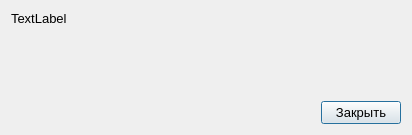
<?xml version="1.0" encoding="UTF-8"?>
<ui version="4.0">
 <class>Dialog</class>
 <widget class="QDialog" name="Dialog">
  <property name="geometry">
   <rect>
    <x>0</x>
    <y>0</y>
    <width>412</width>
    <height>135</height>
   </rect>
  </property>
  <property name="windowTitle">
   <string>Dialog</string>
  </property>
  <layout class="QVBoxLayout" name="verticalLayout" stretch="10,0">
   <item>
    <widget class="QLabel" name="mainLabel">
     <property name="font">
      <font>
       <pointsize>10</pointsize>
      </font>
     </property>
     <property name="text">
      <string>TextLabel</string>
     </property>
     <property name="alignment">
      <set>Qt::AlignLeading|Qt::AlignLeft|Qt::AlignTop</set>
     </property>
    </widget>
   </item>
   <item>
    <layout class="QHBoxLayout" name="horizontalLayout" stretch="0,0">
     <item>
      <spacer name="horizontalSpacer">
       <property name="orientation">
        <enum>Qt::Horizontal</enum>
       </property>
       <property name="sizeHint" stdset="0">
        <size>
         <width>40</width>
         <height>20</height>
        </size>
       </property>
      </spacer>
     </item>
     <item>
      <widget class="QPushButton" name="buttonConfirm">
       <property name="font">
        <font>
         <pointsize>10</pointsize>
        </font>
       </property>
       <property name="focusPolicy">
        <enum>Qt::TabFocus</enum>
       </property>
       <property name="text">
        <string>Закрыть</string>
       </property>
      </widget>
     </item>
    </layout>
   </item>
  </layout>
 </widget>
 <resources/>
 <connections/>
</ui>
